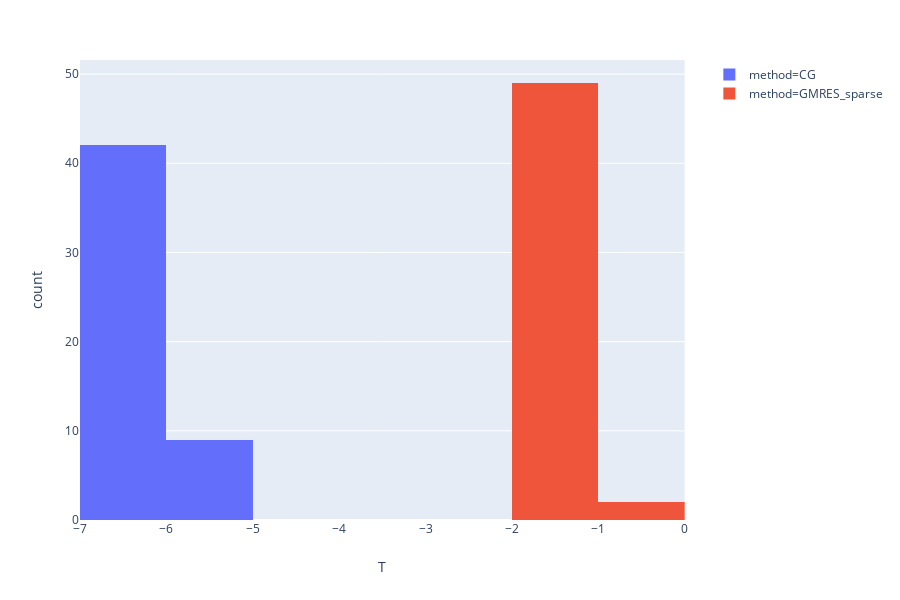

The code cell stored with this chart in its notebook:
### Markdown cell above
# Wyniki

### Code cell
rys.show()

### Figure 1 — Plotly figure (JSON) as saved in the notebook; plotly's stock layout.template omitted (floating-point values rounded to 4 significant figures)
{"data": [{"alignmentgroup": "True", "bingroup": "x", "hoverlabel": {"namelength": 0}, "hovertemplate": "method=CG<br>T=%{x}<br>count=%{y}", "legendgroup": "method=CG", "marker": {"color": "#636efa"}, "name": "method=CG", "offsetgroup": "method=CG", "orientation": "v", "showlegend": true, "type": "histogram", "x": [-5.931, -6.121, -6.132, -6.115, -6.105, -6.049, -6.083, -5.948, -6.031, -6.117, -6.11, -6.063, -6.142, -5.982, -6.128, -5.818, -6.066, -6.21, -6.119, -6.188, -5.854, -6.195, -6.118, -6.293, -6.287, -6.013, -5.727, -6.042, -6.233, -6.279, -5.857, -5.808, -6.312, -6.349, -6.146, -5.622, -6.149, -6.221, -6.356, -6.36, -6.378, -6.34, -6.172, -6.341, -6.364, -6.358, -6.289, -6.352, -6.352, -6.277, -6.345], "xaxis": "x", "yaxis": "y"}, {"alignmentgroup": "True", "bingroup": "x", "hoverlabel": {"namelength": 0}, "hovertemplate": "method=GMRES_sparse<br>T=%{x}<br>count=%{y}", "legendgroup": "method=GMRES_sparse", "marker": {"color": "#EF553B"}, "name": "method=GMRES_sparse", "offsetgroup": "method=GMRES_sparse", "orientation": "v", "showlegend": true, "type": "histogram", "x": [-1.105, -1.119, -1.165, -1.17, -0.8745, -1.082, -1.177, -1.189, -1.112, -1.063, -1.105, -1.128, -1.046, -1.116, -1.102, -1.114, -1.07, -1.167, -1.17, -1.042, -1.008, -1.105, -1.123, -1.122, -1.113, -1.111, -1.122, -1.13, -1.165, -1.158, -1.23, -1.063, -1.151, -1.209, -1.257, -1.239, -1.175, -1.175, -1.101, -1.12, -1.123, -1.123, -1.181, -1.155, -1.251, -1.249, -1.196, -1.229, -1.095, -0.842, -1.077], "xaxis": "x", "yaxis": "y"}], "layout": {"barmode": "relative", "height": 600, "legend": {"tracegroupgap": 0}, "margin": {"t": 60}, "xaxis": {"anchor": "y", "domain": [0, 0.98], "title": {"text": "T"}}, "yaxis": {"anchor": "x", "domain": [0, 1], "title": {"text": "count"}}}}
